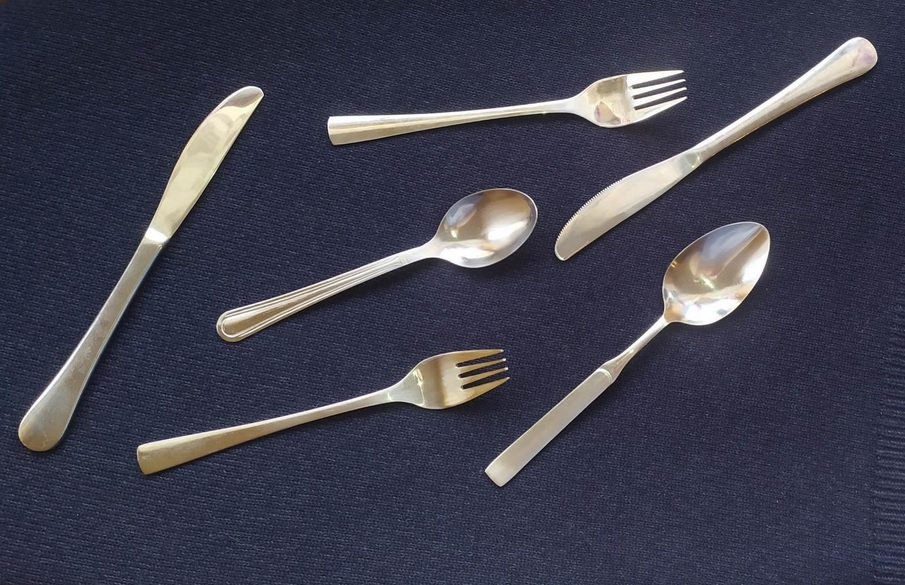
//> input picture 6.jpg, 905 x 585 px
$ ./Cutlery_recognition   (built with g++ and OpenCV 4)
//> lines starting //> are read from the running program, lines starting //| are printed output that depends on the picture; after the words box and inside, x2 and y2 are one past the last pixel; in counts of white or black regions, pixels touching at a corner belong together
#include <iostream>
#include <vector>
#include <opencv2/opencv.hpp>
#include <opencv2/highgui/highgui.hpp>

using namespace std;
using namespace cv;

int main()
{
    Mat obr_wyj;
    Mat obr_bin_down;
    Mat obr_wej = imread("6.jpg");
//> obr_wej is the input picture: 585 rows x 905 cols, CV_8UC3; mean B, G, R 78.1, 62.9, 62.8
    obr_wyj = obr_wej.clone();

    cvtColor(obr_wej, obr_bin_down, CV_BGR2GRAY);
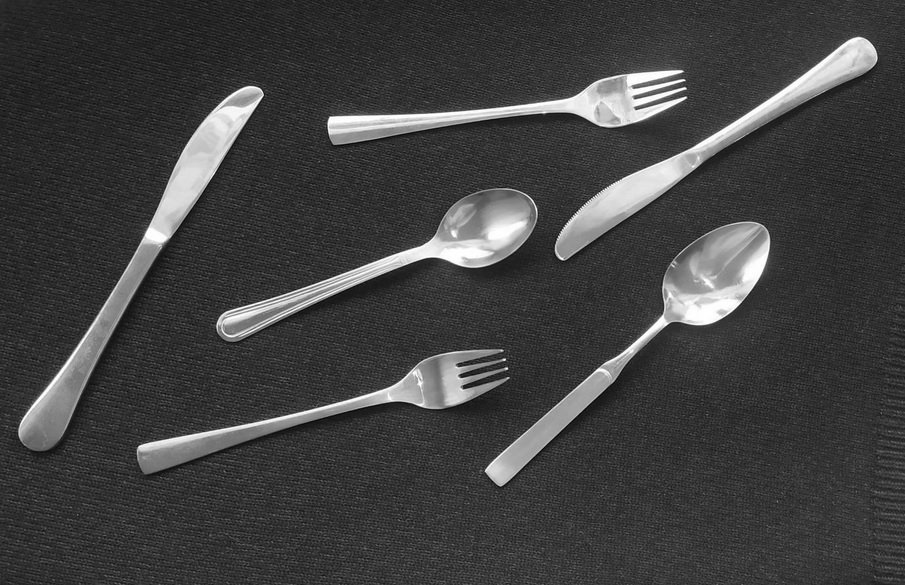
//> obr_bin_down: 585 rows x 905 cols, CV_8UC1; min 3, max 255, mean 64.6

    GaussianBlur(obr_bin_down, obr_bin_down, Size(15, 15), 15);
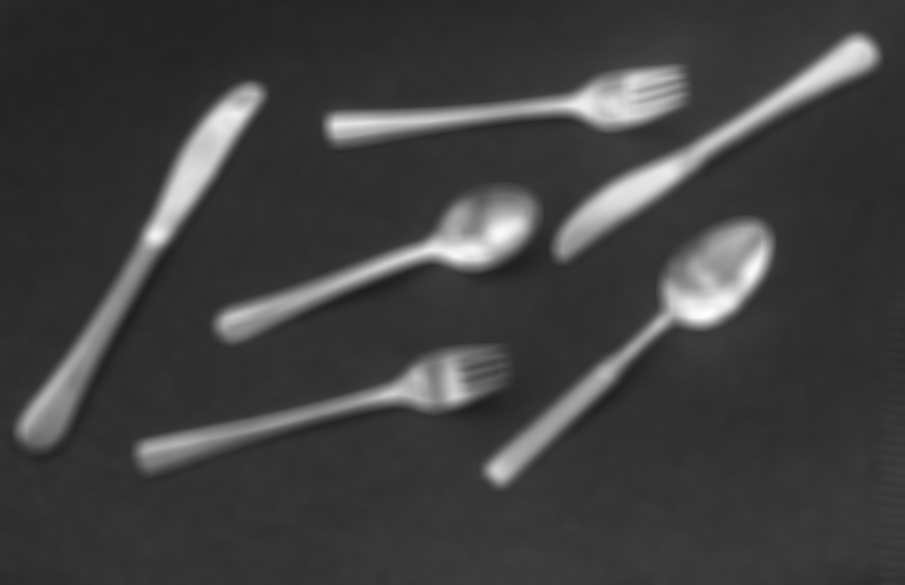
//> obr_bin_down: 585 rows x 905 cols, CV_8UC1; min 31, max 253, mean 64.6
    Mat element_struk = getStructuringElement(MORPH_ELLIPSE, Size(2, 2));

    threshold(obr_bin_down, obr_bin_down, 87, 255, THRESH_BINARY);
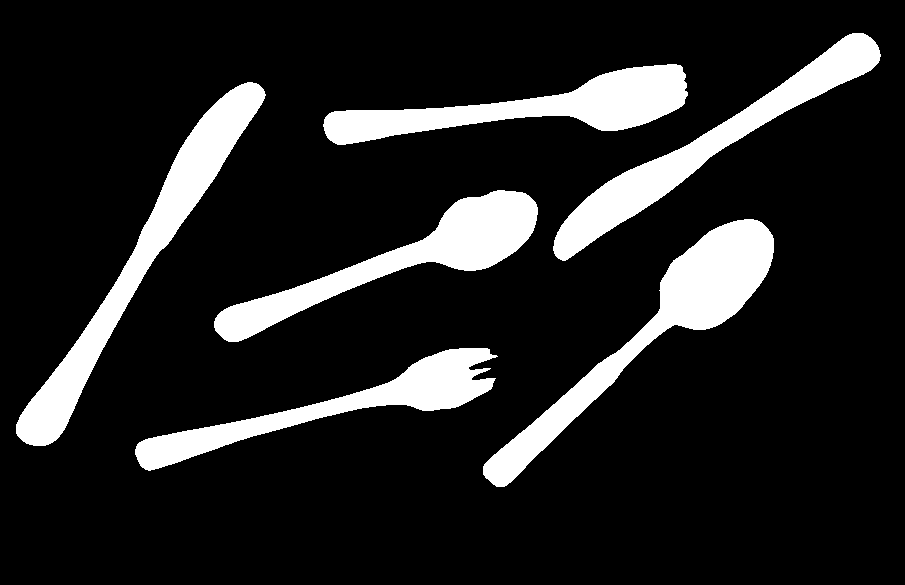
//> obr_bin_down: 585 rows x 905 cols, CV_8UC1; 14.1% white; 6 white regions, box (x1, y1, x2, y2) and area: (483, 219, 774, 487) 14407, (16, 82, 266, 446) 14093, (553, 33, 881, 261) 12165, (214, 190, 538, 342) 12125, (323, 64, 688, 145) 11544, (135, 348, 498, 471) 10105

    morphologyEx(obr_bin_down, obr_bin_down, MORPH_OPEN, element_struk);
    morphologyEx(obr_bin_down, obr_bin_down, MORPH_CLOSE, element_struk);
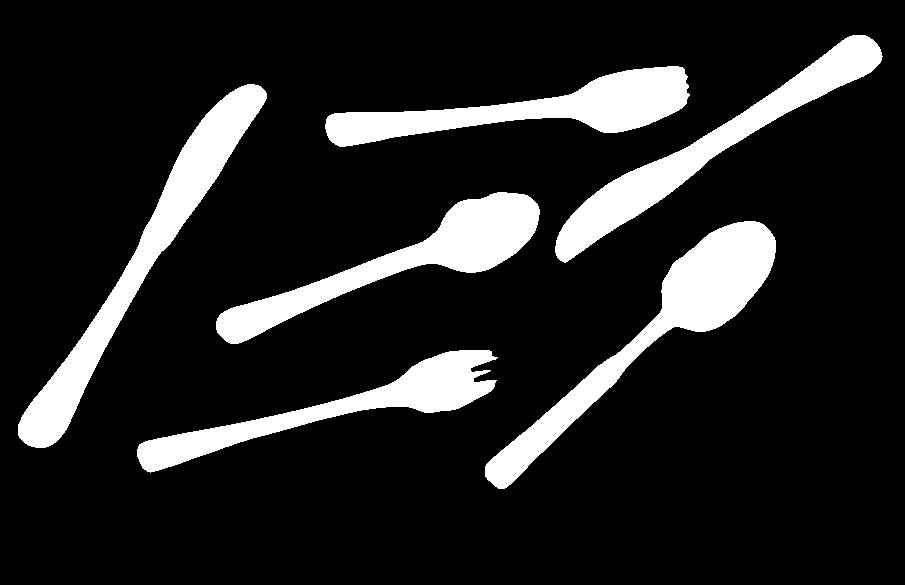
//> obr_bin_down: 585 rows x 905 cols, CV_8UC1; 14% white; 6 white regions

    vector<vector<Point> > kontury;
    findContours(obr_bin_down, kontury, CV_RETR_LIST, CHAIN_APPROX_SIMPLE);
//> kontury = 6 contours; box (x1, y1, x2, y2) and area: (485, 221, 776, 489) 14065, (18, 84, 267, 448) 13715, (555, 35, 883, 263) 11812, (216, 192, 540, 344) 11773, (325, 66, 690, 147) 11138, (137, 350, 498, 473) 9659

    pyrDown(obr_wej, obr_wej);
//> obr_wej: 293 rows x 453 cols, CV_8UC3
    pyrDown(obr_wej, obr_wej);
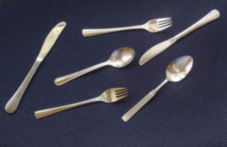
//> obr_wej: 147 rows x 227 cols, CV_8UC3; mean B, G, R 78, 62.8, 62.6
    imshow("Obraz wejsciowy", obr_wej);

    pyrDown(obr_bin_down, obr_bin_down);
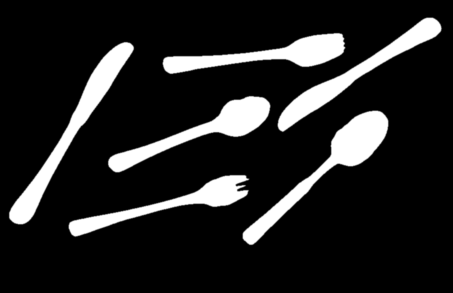
//> obr_bin_down: 293 rows x 453 cols, CV_8UC1; min 0, max 255, mean 35.7
    pyrDown(obr_bin_down, obr_bin_down);
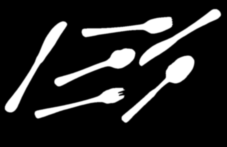
//> obr_bin_down: 147 rows x 227 cols, CV_8UC1; min 0, max 255, mean 35.5
    imshow("Po binaryzacji", obr_bin_down);

    int licznik = 0;
    for (int i = 0; i < kontury.size(); i++)
    {
        if (contourArea(kontury[i]) > 40000 && contourArea(kontury[i])
            < 200000)
        {
            licznik++;
            drawContours(obr_wyj, kontury, i, Scalar(0, 200, 0), 6);
            Moments M = moments(kontury[i]);
            double t[7];
            HuMoments(M, t);

            if ((contourArea(kontury[i]) / arcLength(kontury[i], true)) <= 30)
            {
                putText(obr_wyj, "WIDELEC", kontury[i][i], FONT_HERSHEY_SIMPLEX, 2, Scalar(0, 0, 255), 5);
            }
            else
            {
                if (t[4] < 0.025)
                {
                    putText(obr_wyj, "NOZ", kontury[i][i], FONT_HERSHEY_SIMPLEX, 2, Scalar(0, 0, 255), 5);
                }
                else
                {
                    if (t[4] > 0.025 && t[4] < 0.04)
                    {
                        putText(obr_wyj, "WIDELEC", kontury[i][i], FONT_HERSHEY_SIMPLEX, 2, Scalar(0, 0, 255), 5);
                    }
                    else
                    {
                        putText(obr_wyj, "LYZKA", kontury[i][i], FONT_HERSHEY_SIMPLEX, 2, Scalar(0, 0, 255), 5);
                    }
                }
            }
        }
    }
//> this loop made 6 passes
//> after the loop, licznik = 0
    imwrite("rozpoznane_6.jpg", obr_wyj);
    pyrDown(obr_wyj, obr_wyj);
    pyrDown(obr_wyj, obr_wyj);

    waitKey(0);
    return 0;
}
